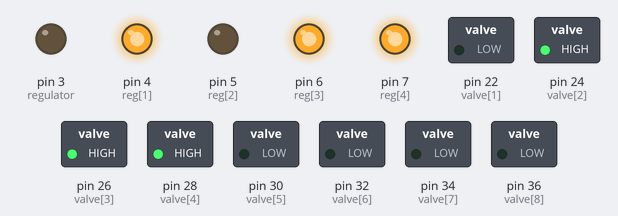
Bench run of a sketch on a simulated Arduino Mega 2560, built with avr-gcc and run on an emulated ATmega2560. Shown: switched loads named in the sketch (green lamp = pin HIGH), output pins drawn as LEDs (lit = HIGH). What the sketch prints to the serial monitor is not drawn.

Above: at 1.7 s.
At 2.67 s:
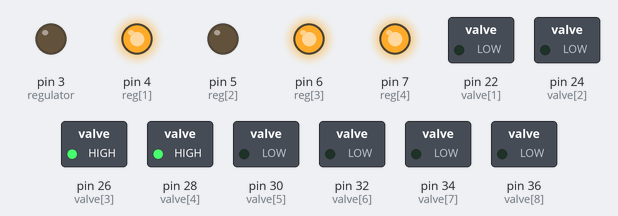
At 2.94 s:
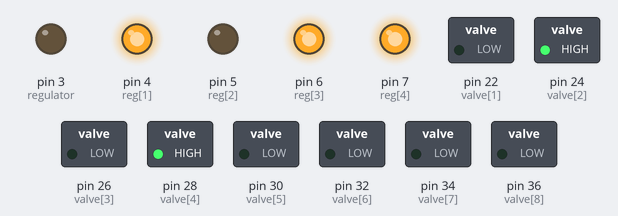
At 3.66 s:
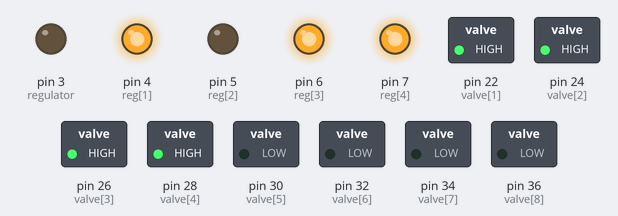
At 4.38 s:
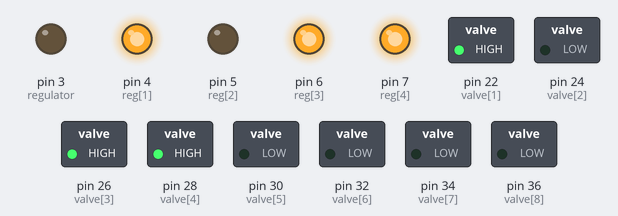
At 6.93 s:
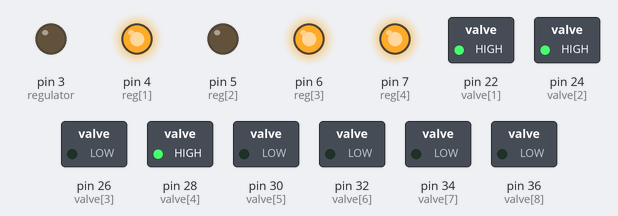
Timing chart, 0 to 7.4 s (numbered marks = the images above):
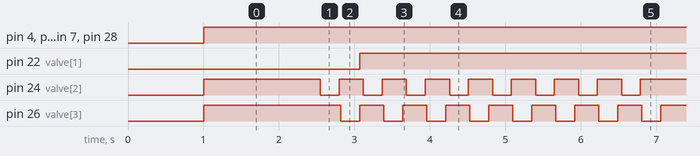

Measured:
- by itself, pin 4 (reg[1]), pin 6 (reg[3]), pin 7 (reg[4]), pin 28 (valve[4]): LOW → HIGH at 1.0 s
- by itself, pin 22 (valve[1]): alternates HIGH for 5.0 s and LOW for 0.57 s
- by itself, pin 24 (valve[2]), pin 26 (valve[3]): repeats every 5.6 s: 7 × (LOW 0.25 s, HIGH 0.32 s), LOW 0.25 s, HIGH 1.3 s

The sketch:

shift_one_bit.ino
```cpp
/*
For microfluidic shift register - program applies 1 high input followed by 7 low inputs. Result is
a single bubble moving around the eight bit register.
 */

int regulator = 3;
int transducer1 = A10;
int transducer2 = A11;
int transducer3 = A12;
int transducer4 = A13;
int transducer5 = A8;
int transducer6 = A9;

int time_step = 50;

int valve[] = {0,22,24,26,28,30,32,34,36,38};
//int data = valve[1];
//int clk1 = valve[2];
//int clk2 = valve[3];

int data = valve[1];
int clk1 = valve[2];
int clk2 = valve[3];
int source = valve[4];
int val =0;

int incomingByte = 0;
char junk;

int reg[]={0, 4, 5, 6, 7};

void setup() {
  pinMode(regulator,OUTPUT);
  for (int i=0; i < 9; i++){
    pinMode(valve[i], OUTPUT);
  }
  for (int i=1; i < 5; i++){
    pinMode(reg[i],OUTPUT);
  }
  Serial.begin(9600);
  delay(1000);  // Run the following, enter slope and int values below in loop, then comment out this section
  Serial.println('Ready');
}

void loop() {

//  while (Serial.read() != 10);
  unsigned long prev_time = millis();
  unsigned long current_time = millis();
  long start_time = current_time;

  digitalWrite(source,HIGH);
  set_regulator(13);
  digitalWrite(clk1,HIGH);
  digitalWrite(clk2,HIGH);
  delay(500);


//  while(Serial.read() != 10){
  while(true){
//    for (int j=0; j<8; j++){
//      for (int k=0; k<j; k++){
//        digitalWrite(data,HIGH);
//
//        delay(50);
//
//        digitalWrite(clk1,LOW);
//        delay(150);
//        digitalWrite(clk1,HIGH);
//
//        delay(20);
//
//        digitalWrite(clk2,LOW);
//        delay(150);
//        digitalWrite(clk2,HIGH);
//      }
      delay(1000);
      for (int i=0; i<8; i++){
//        if (i<=j) digitalWrite(data,LOW);
        if (i==0) digitalWrite(data,LOW);
        else digitalWrite(data,HIGH);

        delay(50);

        digitalWrite(clk1,LOW);
        delay(250);
        digitalWrite(clk1,HIGH);

        delay(20);

        digitalWrite(clk2,LOW);
        delay(250);
        digitalWrite(clk2,HIGH);
      }

//    }
  }

////  val=1;
//  while (true){
////  for (int i=0; i<3; i++){
//    while(Serial.available()==0);
//    val = Serial.parseInt();
//    Serial.read();
//
//    if (val==1){
//      Serial.println("Shift in 1");
//      digitalWrite(data,LOW);
//      val=0;
//    }
//    else if (val==0){
//      Serial.println("Shift in 0");
//      digitalWrite(data,HIGH);
//      val=1;
//    }
//    else break;
//
//    delay(300);
//
//    digitalWrite(clk1,LOW);
//    delay(400);
//    digitalWrite(clk1,HIGH);
////    delay(25);
//
//
//
//    delay(20);
//
//    digitalWrite(clk2,LOW);
//    delay(400);
//    digitalWrite(clk2,HIGH);
////    delay(25);
//
//  }
  set_regulator(0);

}

void set_regulator(int i){
     int a=i%2;      // calculate LSB
     int b=i/2 %2;
     int c=i/4 %2;
     int d=i/8 %2;  //claculate MSB
     digitalWrite(reg[4],d);   //write MSB
     digitalWrite(reg[3],c);
     digitalWrite(reg[2],b);
     digitalWrite(reg[1],a);
}
//}
```
